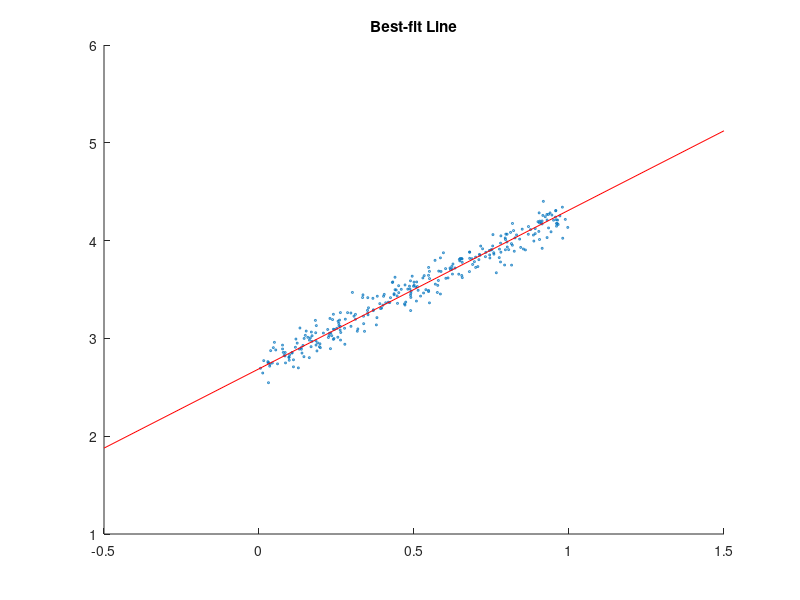

Reproduce this figure in MATLAB.
load('data/points2D_Set1.mat', 'x'); %loading the data
load('data/points2D_Set1.mat', 'y'); %loading the data
m_x = sum(x)/length(x); %mean of 'y' values
m_y = sum(y)/length(y); %mean of 'y' values
X = x - m_x;
Y = y - m_y;
v = [X.'; Y.'];
C = v*v.'/length(X); %getting the covariance matrix
[V, D] = eig(C);
[~, i] = max(sum(D, 2));
V_max = V(:, i); %getting the eigenvector corresponsing to the maximum eigenvalue
figure();
xlim = [-0.5 1.5];
m = V_max(2)/V_max(1); %slope of the line
n = m_y - m_x*m; %'y' intercept of the line
y1 = m*xlim(1) + n;
y2 = m*xlim(2) + n;
hold on
scatter(x, y, 2);
line([xlim(1) xlim(2)],[y1 y2], 'color', 'r')
title('Best-fit Line')
hold off